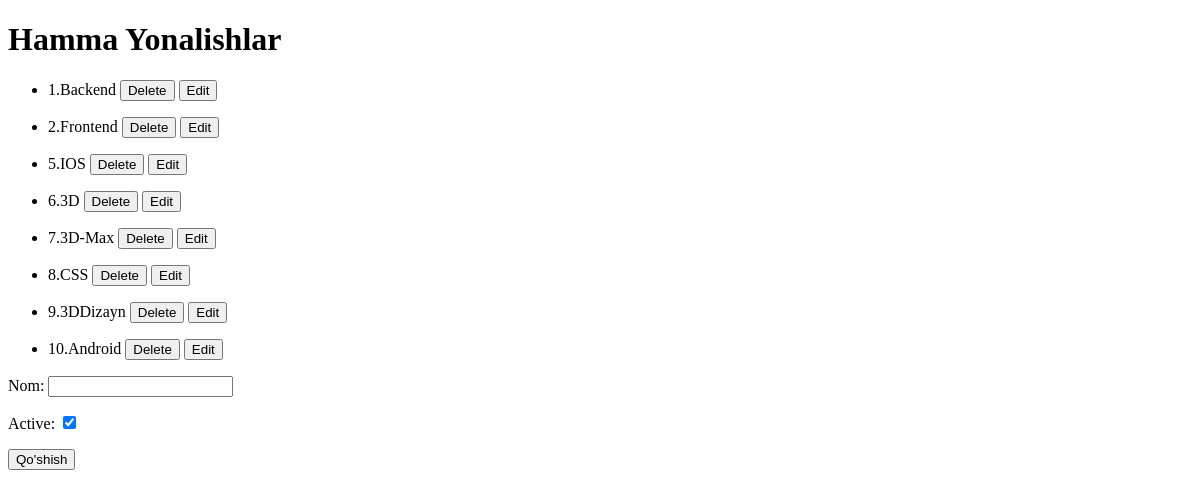
The app's page /yonalish/, older data.
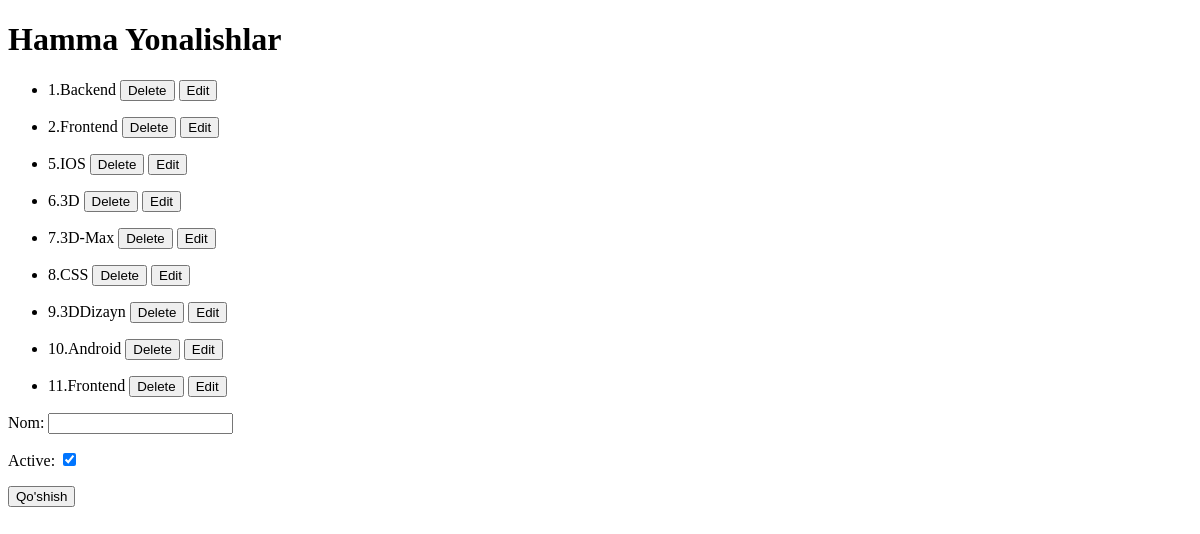
The same page, newer data.
### Ombor/models.py (models this page shows, shortened)
class Yonalish(models.Model):
    nom=models.CharField(max_length=20)
    active=models.BooleanField(default=True)

### Ombor/views.py (the view)
# urls.py: path('yonalish/', yonalish),
def yonalish(request):
    if request.method == "POST":
        yonalish=YonalishForm(request.POST)
        if yonalish.is_valid():
            yonalish.save()
        return redirect("/yonalish/")
    data = {
        "yonalishlar": Yonalish.objects.all(),
        'forms':YonalishForm()
    }
    return render(request, "Yonalishlar.html", data)

### Ombor/forms.py
class YonalishForm(forms.ModelForm):
    class Meta:
        model=Yonalish
        fields='__all__'

### templates/Yonalishlar.html (shortened to what this page needs)
<!DOCTYPE html>
<html lang="en">
<head>
</head>
<body>
    <h1>Hamma Yonalishlar</h1>
    {%for y in yonalishlar%}
    <ul>
        <li>
            {{y.id}}.{{y.nom}}
            <a href="/y_ochir/{{y.id}}"><button>Delete</button></a>
            <a href="/yonalishlar/{{y.id}}/tahrirlash/"><button>Edit</button></a>
        </li>
    </ul>
{%endfor%}
    <form method="post">{%csrf_token%}
        {{forms.as_p}}
        <button>Qo'shish</button>
    </form>
</body>
</html>

Row changes from the older to the newer data that the page shows:
added Yonalish: id "11", nom "Frontend"
